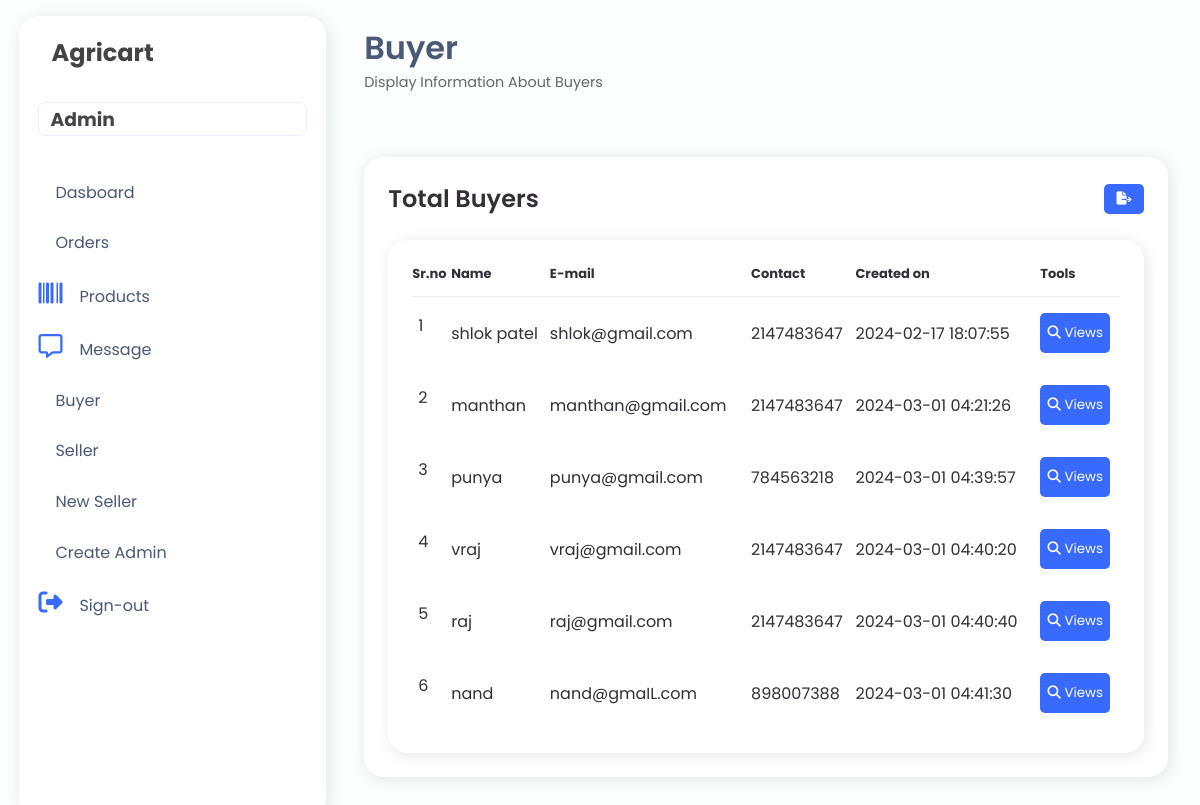
The app's page /admin/buyer.php (signed in) with its own data.
### tables this page shows
CREATE TABLE `buyer_details` (
  `Buyer_id` int(20) NOT NULL,
  `photo` varchar(255) NOT NULL,
  `full_name` char(50) NOT NULL,
  `email` varchar(50) NOT NULL,
  `contact_no` int(15) NOT NULL,
  `password` varchar(100) NOT NULL,
  `created_on` datetime NOT NULL,
  `address` varchar(200) NOT NULL,
  `pin_code` int(7) NOT NULL,
  `state` varchar(255) NOT NULL,
  `otp` int(7) NOT NULL
);

### admin/buyer.php (the view, shortened to what this page needs)
<?php
include ("../database/connection.php");
$query = "select * from buyer_details";
$result = mysqli_query($conn, $query);
?>
<!DOCTYPE html>
<html lang="en">
<head>
    <link rel="stylesheet" href="https://maxst.icons8.com/vue-static/landings/line-awesome/line-awesome/1.3.0/css/line-awesome.min.css">
    <link rel="stylesheet" href="admin.css">
</head>
<body>
    <?php include ("navbar.php"); ?>
    <div class="main-content">
        <header>
            <div class="header-title-wrapper">
                <div class="header-title">
                    <h1>
                        Buyer
                    </h1>
                    <p>
                        Display Information About Buyers<span class="las la-chart-lin"></span>
                    </p>
                </div>
            </div>
        </header>
        <main>
            <div class="table-data">
                <div class="order">
                <div class="head">
            <h3>Total Buyers</h3>
            <form id="download">
                <button onclick="downloadCSV()"><i class="fa-solid fa-file-export"></i></button>
            </form>
        </div>
                    <section>
                        <div class="table-data">
                            <div class="order">
                                <table id="table">
                                    <thead>
                                        <tr>
                                            <th>Sr.no</th>
                                            <th>Name</th>
                                            <th>E-mail</th>
                                            <th>Contact</th>
                                            <th>Created on</th>
                                            <th>Tools</th>
                                        </tr>
                                    </thead>
                                    <tbody>
                                        <?php
                                        $counter = 1;
                                        if (mysqli_num_rows($result) > 0) {
                                        while ($row = mysqli_fetch_assoc($result)) {
                                        ?>
                                            <tr>
                                                <td><?php echo $counter++;?></td>
                                                <td><?php echo $row['full_name']; ?></td>
                                                <td><?php echo $row['email']; ?></td>
                                                <td><?php echo $row['contact_no']; ?></td>
                                                <td><?php echo $row['created_on']; ?></td>
                                                <td>
                                                    <button onclick="openPopup(<?php echo $row['Buyer_id']; ?>)"><i class="fa-solid fa-magnifying-glass"></i> Views</button>
                                                </td>
                                            </tr>
                                            <?php
                                            }
                                        }
                                       ?>
                                    </tbody>
                                </table>
                            </div>
                        </div>
                    </section>
                </div>
            </div>
        </main>
    </div>
</body>
</html>

### admin/admin.css (style rules this page uses)
:root { --color-main: #396aff; --bg2: #dce5ff; --bg: #fbfefd; --main-accent: #e9eefd; --main-text: #4b5876; --shadow: rgba(17, 17, 26, 0.1) 2px 2px 16px; --light: #F9F9F9; --blue: #3C91E6; --light-blue: #CFE8FF; --grey: #eee; --dark-grey: #AAAAAA; --dark: #342E37; --red: #DB504A; --yellow: #FFCE26; --light-yellow: #FFF2C6; --orange: #FD7238; --light-orange: #FFE0D3; }
* { padding: 0; margin: 0; text-decoration: none; font-family: 'Poppins', sans-serif; list-style-type: none; box-sizing: border-box; }
body { background: var(--bg); overflow-x: hidden; }
.main-content { margin-left: 345px; width: calc(100vw - 345px); padding: 1rem 1.2rem; padding-right: 2rem; transition: margin-left 300ms; }
header { display: flex; justify-content: space-between; padding-top: .5rem; }
.header-title-wrapper { display: flex; }
.header-title h1 { color: var(--main-text); font-weight: 600; }
.header-title p { color: #666; font-size: .9rem; }
main { padding-top: 2.5rem; padding-bottom: 2.5rem; }
.table-data { display: flex; flex-wrap: wrap; grid-gap: 24px; margin-top: 24px; width: 100%; color: var(--dark); }
.table-data > div { border-radius: 20px; background: #fff; padding: 24px; overflow-x: auto; box-shadow: var(--shadow); }
.table-data .head { display: flex; align-items: center; grid-gap: 16px; margin-bottom: 24px; }
.table-data .head h3 { margin-right: auto; font-size: 24px; font-weight: 600; }
.table-data .order { flex-grow: 1; flex-basis: 500px; }
.table-data .order table { width: 100%; border-collapse: collapse; }
.table-data .order table th { padding-bottom: 12px; font-size: 13px; text-align: left; border-bottom: 1px solid var(--grey); }
.table-data .order table td { padding: 16px 0; }
.table-data .order table tr td:first-child { display: flex; align-items: center; grid-gap: 12px; padding-left: 6px; }
#download button { background-color: #396aff; color: #fff; border: none; border-radius: 5px; cursor: pointer; height: 30px; width: 40px; }
button { background-color: #396aff; color: #fff; border: none; border-radius: 5px; cursor: pointer; height: 30px; width: 40px; }
#table button { background-color: #396aff; color: #fff; padding: 10px 6px; border: none; border-radius: 5px; cursor: pointer; height: 40px; width: 70px; }

### records on screen
buyer_details: full_name "shlok patel", email "shlok@gmail.com", contact_no "2147483647", created_on "2024-02-17 18:07:55"
buyer_details: full_name "manthan", email "manthan@gmail.com", contact_no "2147483647", created_on "2024-03-01 04:21:26"
buyer_details: full_name "punya", email "punya@gmail.com", contact_no "784563218", created_on "2024-03-01 04:39:57"
buyer_details: full_name "vraj", email "vraj@gmail.com", contact_no "2147483647", created_on "2024-03-01 04:40:20"
buyer_details: full_name "raj", email "raj@gmail.com", contact_no "2147483647", created_on "2024-03-01 04:40:40"
buyer_details: full_name "nand", email "nand@gmaIL.com", contact_no "898007388", created_on "2024-03-01 04:41:30"
